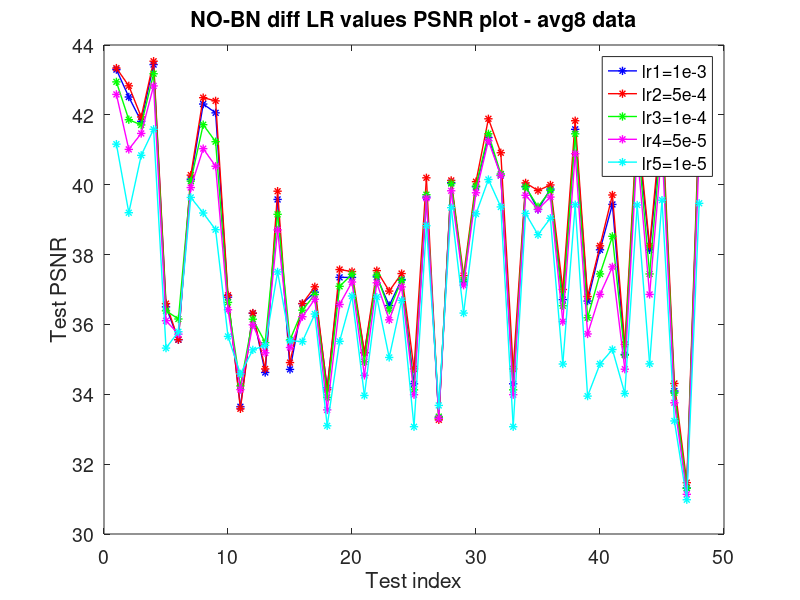
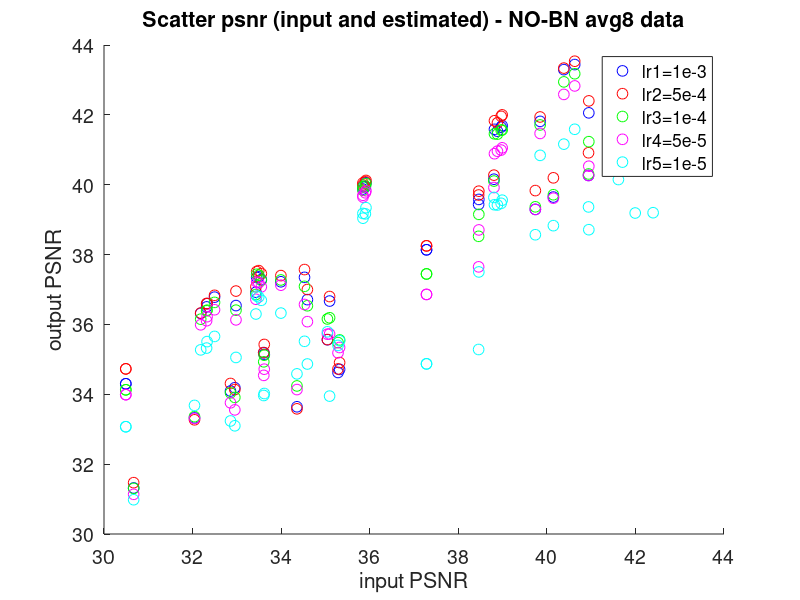

MATLAB code for these plots, in order:
close all
clear variables
clc

%Varun Mannam
%date: 24th Sep 2019
%calculate the PSNR on test-mix avg8 data no bn
format long
font = 14;
size = 60;
lr1=[40.3836903371023,43.2951889724850;42.3993976523891,42.5118374236609;39.8480176160952,41.8131710526598;40.6286006285880,43.4400467015997;32.3171266708129,36.5021716259321;35.0450555946178,35.5621675054307;38.8047610019759,40.1575651167422;41.9947837956159,42.3095935549214;40.9472983513960,42.0576329534175;32.4959603450578,36.7809745747036;34.3568148335271,33.6428316179728;32.1835959560719,36.3169738405804;35.2841069736347,34.6242683222211;38.4635836429530,39.5788422737431;35.3197113890759,34.7122290777189;32.3270528862771,36.5950435980273;33.4304762982982,36.9229911528806;32.9538857145073,34.1878276729642;34.5276380442186,37.3479451823862;33.4489792050537,37.3450354115582;33.6074230720391,35.1916370000344;33.4937496699645,37.3616309041661;32.9801026591298,36.5400682863225;33.5515215976198,37.2853375459319;30.4920734245600,34.3005303992293;40.1470445135758,39.6466035395820;32.0435399417531,33.3249838557798;35.9151675698187,40.0579170935298;33.9941030589588,37.2213724039790;35.9014547823809,39.9413887845047;41.6156097922604,41.3524495474772;40.9410476545045,40.2663935099189;30.4920734245600,34.3005303992293;35.8466810383950,39.9515784532903;39.7401321646457,39.2935127690536;35.8475682039825,39.8760356930142;34.5924972071550,36.7103618458574;38.8167249674636,41.5856615940808;35.0940094742799,36.6694593510050;37.2826929015977,38.1367651988588;38.4593412783012,39.4357662423747;33.6184662014844,35.1427096031536;38.8838406229915,41.5319137941555;37.2826929015977,38.1367651988588;38.9909456877842,41.6885747420998;32.8562451248499,34.0929715399125;30.6695998994336,31.3182259130189;38.9680095332803,41.6474335817777];
lr2=[40.3836903371023,43.3388105907686;42.3993976523891,42.8302346550545;39.8480176160952,41.9395319660728;40.6286006285880,43.5355255084621;32.3171266708129,36.5963338200303;35.0450555946178,35.5661859297663;38.8047610019759,40.2738549873464;41.9947837956159,42.4917943662342;40.9472983513960,42.4000794549125;32.4959603450578,36.8334624140243;34.3568148335271,33.5838335034306;32.1835959560719,36.3265029746886;35.2841069736347,34.7259294698955;38.4635836429530,39.8145629691816;35.3197113890759,34.9079803714237;32.3270528862771,36.5975778685438;33.4304762982982,37.0771703019692;32.9538857145073,34.1354450415127;34.5276380442186,37.5708541012721;33.4489792050537,37.5137698692740;33.6074230720391,35.1921127732233;33.4937496699645,37.5398932083790;32.9801026591298,36.9550128066608;33.5515215976198,37.4560034601347;30.4920734245600,34.7278057707138;40.1470445135758,40.1972959219025;32.0435399417531,33.2697326736945;35.9151675698187,40.1221941451150;33.9941030589588,37.3982437155096;35.9014547823809,40.0875352497726;41.6156097922604,41.8870195875752;40.9410476545045,40.9151907069332;30.4920734245600,34.7278057707138;35.8466810383950,40.0518149595274;39.7401321646457,39.8320019297774;35.8475682039825,39.9934274932150;34.5924972071550,36.9993972113002;38.8167249674636,41.8313924692438;35.0940094742799,36.7984736790877;37.2826929015977,38.2500993969016;38.4593412783012,39.7055830680846;33.6184662014844,35.4264442161743;38.8838406229915,41.7706889173324;37.2826929015977,38.2500993969016;38.9909456877842,41.9994768626222;32.8562451248499,34.3093261661512;30.6695998994336,31.4697362986034;38.9680095332803,41.9572088004670];
lr3=[40.3836903371023,42.9442898667752;42.3993976523891,41.8618972187923;39.8480176160952,41.7115740268071;40.6286006285880,43.1774393889689;32.3171266708129,36.3903319441787;35.0450555946178,36.1560167483062;38.8047610019759,40.1047974977289;41.9947837956159,41.7183314919338;40.9472983513960,41.2322948535188;32.4959603450578,36.6308908945831;34.3568148335271,34.2393726807811;32.1835959560719,36.1497381554053;35.2841069736347,35.4804970381505;38.4635836429530,39.1515298608384;35.3197113890759,35.5564755999199;32.3270528862771,36.4078858689358;33.4304762982982,36.8563392177110;32.9538857145073,33.9109967266998;34.5276380442186,37.0904838810884;33.4489792050537,37.4357691545818;33.6074230720391,34.9298858287958;33.4937496699645,37.4087586571448;32.9801026591298,36.4084106761092;33.5515215976198,37.2622811715027;30.4920734245600,34.1280730061377;40.1470445135758,39.7133919555198;32.0435399417531,33.3599677013957;35.9151675698187,40.0337267273484;33.9941030589588,37.2731120646042;35.9014547823809,39.9613703518974;41.6156097922604,41.4584892810796;40.9410476545045,40.3077060518484;30.4920734245600,34.1280730061377;35.8466810383950,39.9334429040441;39.7401321646457,39.3672416364136;35.8475682039825,39.8396487928000;34.5924972071550,36.5345125912095;38.8167249674636,41.4569104424692;35.0940094742799,36.1910068463683;37.2826929015977,37.4456085142935;38.4593412783012,38.5226091226559;33.6184662014844,35.1196960849155;38.8838406229915,41.4476876748581;37.2826929015977,37.4456085142935;38.9909456877842,41.5669491664714;32.8562451248499,34.0422703375306;30.6695998994336,31.3064996396508;38.9680095332803,41.5609266438514];
lr4=[40.3836903371023,42.5855018498589;42.3993976523891,41.0111540384162;39.8480176160952,41.4679172269822;40.6286006285880,42.8285630640790;32.3171266708129,36.1064103672435;35.0450555946178,35.7206868199589;38.8047610019759,39.9189222765090;41.9947837956159,41.0327271890353;40.9472983513960,40.5294773592937;32.4959603450578,36.4207055041942;34.3568148335271,34.1351149289658;32.1835959560719,35.9892788736360;35.2841069736347,35.1865364506121;38.4635836429530,38.7058106597057;35.3197113890759,35.3394013574617;32.3270528862771,36.2217123184468;33.4304762982982,36.7205548512059;32.9538857145073,33.5541693820322;34.5276380442186,36.5712508902754;33.4489792050537,37.2146282543698;33.6074230720391,34.5415547038764;33.4937496699645,37.1927534514340;32.9801026591298,36.1309744263294;33.5515215976198,37.0755302469855;30.4920734245600,33.9892428058900;40.1470445135758,39.6137689084498;32.0435399417531,33.3102950912795;35.9151675698187,39.8264267652133;33.9941030589588,37.1232833706100;35.9014547823809,39.7693640418551;41.6156097922604,41.2595820670126;40.9410476545045,40.2628922300351;30.4920734245600,33.9892428058900;35.8466810383950,39.6971465812885;39.7401321646457,39.2928632317728;35.8475682039825,39.6459483064890;34.5924972071550,36.0797627408217;38.8167249674636,40.8879236312769;35.0940094742799,35.7272535195515;37.2826929015977,36.8589466363754;38.4593412783012,37.6485568992907;33.6184662014844,34.7186211427106;38.8838406229915,40.9597727747605;37.2826929015977,36.8589466363754;38.9909456877842,41.0563279802286;32.8562451248499,33.7572151257950;30.6695998994336,31.1360681235882;38.9680095332803,40.9917103117423];
lr5=[40.3836903371023,41.1614357442310;42.3993976523891,39.1988082786849;39.8480176160952,40.8404906747034;40.6286006285880,41.5871777925270;32.3171266708129,35.3227902856648;35.0450555946178,35.7893416331051;38.8047610019759,39.6356724455610;41.9947837956159,39.1899426026497;40.9472983513960,38.7122418296765;32.4959603450578,35.6565966115217;34.3568148335271,34.5846072695623;32.1835959560719,35.2718181950537;35.2841069736347,35.3999895600063;38.4635836429530,37.5030509472797;35.3197113890759,35.5319195865918;32.3270528862771,35.5080422875387;33.4304762982982,36.2981627494160;32.9538857145073,33.0984191306486;34.5276380442186,35.5164078289424;33.4489792050537,36.8139327546777;33.6074230720391,33.9656310171393;33.4937496699645,36.7850061084500;32.9801026591298,35.0548029779466;33.5515215976198,36.6904254324433;30.4920734245600,33.0712183675494;40.1470445135758,38.8277862869577;32.0435399417531,33.6813468200225;35.9151675698187,39.3431530869067;33.9941030589588,36.3246892556038;35.9014547823809,39.1659382194168;41.6156097922604,40.1485312086977;40.9410476545045,39.3643134857608;30.4920734245600,33.0712183675494;35.8466810383950,39.1776803111042;39.7401321646457,38.5678123920539;35.8475682039825,39.0412157919696;34.5924972071550,34.8670431896052;38.8167249674636,39.4264173321810;35.0940094742799,33.9479606688422;37.2826929015977,34.8712178227741;38.4593412783012,35.2824841718248;33.6184662014844,34.0222502825343;38.8838406229915,39.4199588366268;37.2826929015977,34.8712178227741;38.9909456877842,39.5568661680217;32.8562451248499,33.2365345573174;30.6695998994336,30.9815259180996;38.9680095332803,39.4674262490371];

op_snr1 = lr1(:,2);
op_snr2 = lr2(:,2);
op_snr3 = lr3(:,2);
op_snr4 = lr4(:,2);
op_snr5 = lr5(:,2);


x=[1:48]';
figure(1), 
plot(x,op_snr1,'b-*','Linewidth',1);
hold on
plot(x,op_snr2,'r-*','Linewidth',1);
plot(x,op_snr3,'g-*','Linewidth',1);
plot(x,op_snr4,'m-*','Linewidth',1);
plot(x,op_snr5,'c-*','Linewidth',1);

title('NO-BN diff LR values PSNR plot - avg8 data')
legend('lr1=1e-3','lr2=5e-4','lr3=1e-4','lr4=5e-5','lr5=1e-5','Location','best');
xlabel('Test index');
ylabel('Test PSNR');
set(gca,'FontSize',font)


ip_snr = lr1(:,1);
figure(2);
scatter(ip_snr,op_snr1,size,'b');
hold on
scatter(ip_snr,op_snr2,size,'r');
scatter(ip_snr,op_snr3,size,'g');
scatter(ip_snr,op_snr4,size,'m');
scatter(ip_snr,op_snr5,size,'c');
xlabel('input PSNR');
ylabel('output PSNR');
title('Scatter psnr (input and estimated) - NO-BN avg8 data')
legend('lr1=1e-3','lr2=5e-4','lr3=1e-4','lr4=5e-5','lr5=1e-5','Location','best');
set(gca,'FontSize',font)
